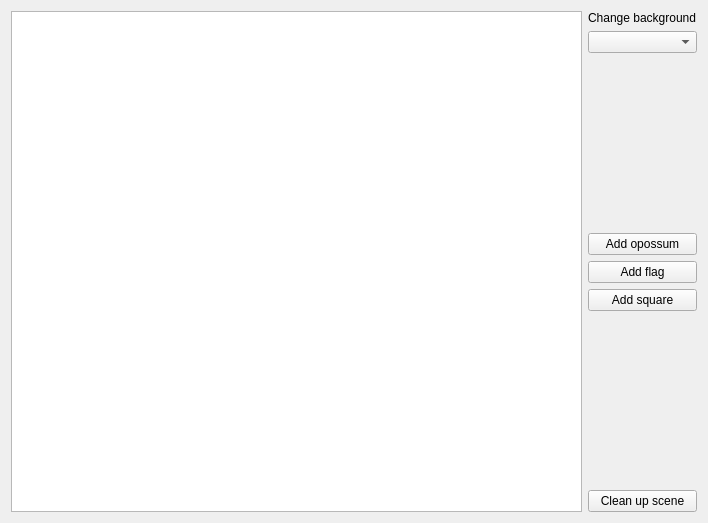
<?xml version="1.0" encoding="UTF-8"?>
<ui version="4.0">
 <class>Widget</class>
 <widget class="QWidget" name="Widget">
  <property name="geometry">
   <rect>
    <x>0</x>
    <y>0</y>
    <width>708</width>
    <height>523</height>
   </rect>
  </property>
  <property name="windowTitle">
   <string>Widget</string>
  </property>
  <layout class="QHBoxLayout" name="horizontalLayout_2">
   <item>
    <layout class="QHBoxLayout" name="horizontalLayout">
     <item>
      <widget class="QGraphicsView" name="graphicsView"/>
     </item>
     <item>
      <layout class="QVBoxLayout" name="verticalLayout">
       <item>
        <layout class="QVBoxLayout" name="verticalLayout_3">
         <item>
          <layout class="QVBoxLayout" name="verticalLayout_2">
           <item>
            <widget class="QLabel" name="label_2">
             <property name="text">
              <string>Change background</string>
             </property>
            </widget>
           </item>
           <item>
            <widget class="QComboBox" name="comboBox"/>
           </item>
          </layout>
         </item>
         <item>
          <spacer name="verticalSpacer">
           <property name="orientation">
            <enum>Qt::Vertical</enum>
           </property>
           <property name="sizeHint" stdset="0">
            <size>
             <width>20</width>
             <height>40</height>
            </size>
           </property>
          </spacer>
         </item>
         <item>
          <layout class="QVBoxLayout" name="verticalLayout_4">
           <item>
            <widget class="QPushButton" name="pushButton_4">
             <property name="text">
              <string>Add opossum</string>
             </property>
            </widget>
           </item>
           <item>
            <widget class="QPushButton" name="pushButton_3">
             <property name="text">
              <string>Add flag</string>
             </property>
            </widget>
           </item>
           <item>
            <widget class="QPushButton" name="pushButton">
             <property name="text">
              <string>Add square</string>
             </property>
            </widget>
           </item>
          </layout>
         </item>
         <item>
          <spacer name="verticalSpacer_2">
           <property name="orientation">
            <enum>Qt::Vertical</enum>
           </property>
           <property name="sizeHint" stdset="0">
            <size>
             <width>20</width>
             <height>40</height>
            </size>
           </property>
          </spacer>
         </item>
         <item>
          <widget class="QPushButton" name="pushButton_2">
           <property name="text">
            <string>Clean up scene</string>
           </property>
          </widget>
         </item>
        </layout>
       </item>
      </layout>
     </item>
    </layout>
   </item>
  </layout>
 </widget>
 <layoutdefault spacing="6" margin="11"/>
 <resources/>
 <connections/>
</ui>
